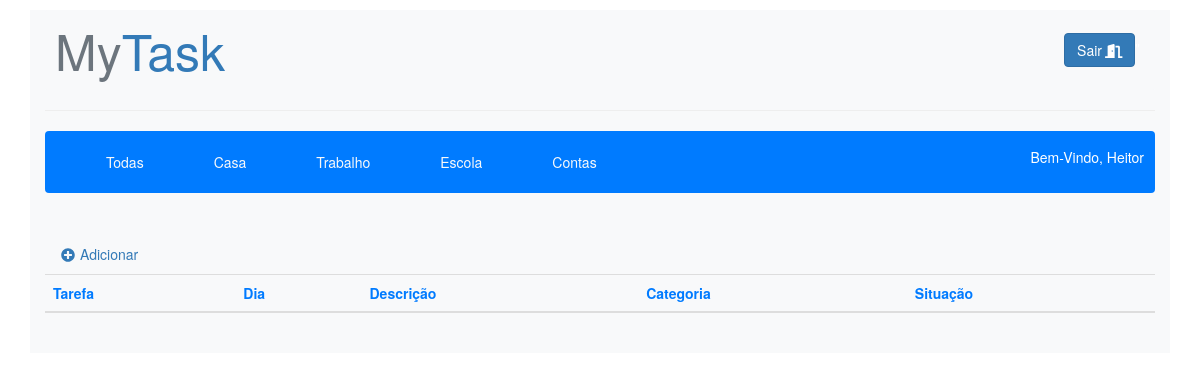
The app's page / (signed in), older data.
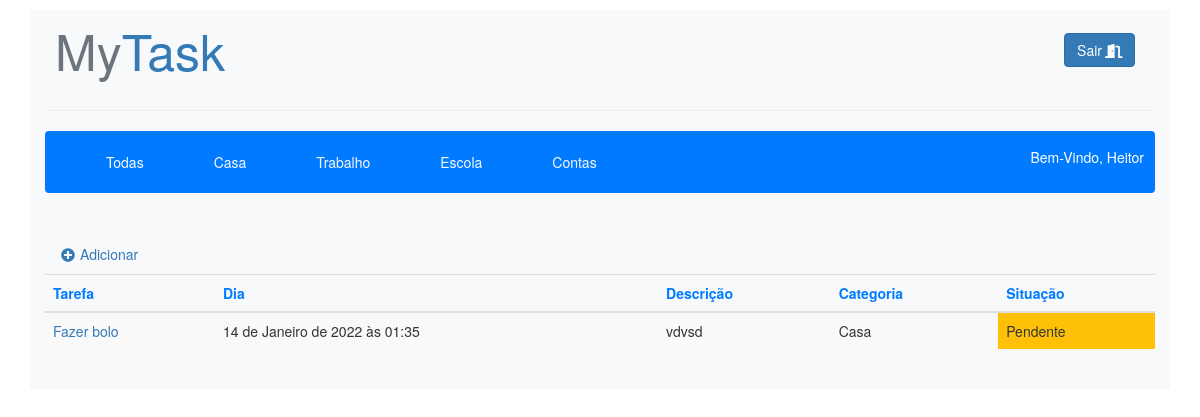
The same page, newer data.
### tasks/models.py (models this page shows, shortened)
class Categoria(models.Model):
    categoria = models.CharField('Categoria', max_length=50, choices=CATEGORIA_CHOICES)
    def __str__(self):
        return self.categoria

class Tarefa(models.Model, LoginRequiredMixin, CreateView):
    nome_tarefa = models.CharField('Tarefa', max_length=100)
    dia = models.DateTimeField('Dia')
    descricao = models.TextField('Descrição', max_length=500)
    categoria = models.ForeignKey(Categoria, null=True, on_delete=models.CASCADE)
    status = models.CharField(max_length=30, choices=STATUS_CHOICES, default="Pendente")
    usuario = models.ForeignKey(User, on_delete=models.PROTECT)

### tasks/views.py (the view)
# urls.py: 2. Add a URL to urlpatterns:  path('', views.home, name='home')
@login_required
def home(request):
    tarefas = Tarefa.objects.filter(usuario=request.user)
    categorias = Categoria.objects.all()
    context = {
        'tarefas': tarefas,
        'categoria': categorias,
    }
    return render(request, 'home.html', context)

### tasks/templates/home.html (shortened to what this page needs)
{% load static %}
<!DOCTYPE html>
<html lang="pt-br">
<head>
    <link rel="stylesheet" type="text/css" href="{% static 'css/estilo.css' %}">
    <link rel="stylesheet" type="text/css" href="{% static 'css/bootstrap.min.css' %}">
    <link rel="stylesheet" href="https://maxcdn.bootstrapcdn.com/bootstrap/3.4.1/css/bootstrap.min.css">
</head>
<body>
        <div class="container mt-3 bg-light">
            <nav class="menu d-flex justify-content-between align-items-center bg-light p-3 rounded">
                <a href="#" class="display-4 logo"><span class="text-secondary">My</span>Task</a>
            {% if user.is_authenticated %}
                <div class="p-2 text-white">
                    <a href="/accounts/logout" class="btn btn-primary">Sair<i class="fas fa-door-open ml-1"></i></a>"
                </div>
            </nav>
            <hr>
            <div>
                <nav class="navbar navbar-expand-md bg-primary navbar-dark">
                  <div class="collapse navbar-collapse" id="collapsibleNavbar">
                    <ul class="navbar-nav">
                        <li class="nav-item">
                            <a class="text-center text-light nav-link ml-5 mr-5 display-5" href="{% url 'home' %}" > Todas  </a>
                        </li>
                              {% for catg in categoria %}
                        <li class="nav-item">
                            <a class="text-center text-light nav-link ml-5 mr-5" href="{% url 'filtro' catg.id %}">{{ catg.categoria }} </a>
                        </li>
                              {% endfor %}
                    </ul>
                  </div>
                    <div>
                    {% if user.is_authenticated %}
                        <p class="display-5 text-capitalize">Bem-vindo, {{ user.first_name }}</p>
                    {% else %}
                        <p>Welcome, new user. Please log in.</p>
                    {% endif %}
                    </div>
                </nav>
                <br>
            </div>
            <div>
                <ul class="nav nav-tabs nav-pills">
                    <li class="nav-item">
                        <a href="{% url 'nova' %}" class="nav-link "><i class="fas fa-plus-circle mr-2"></i>Adicionar</a>
                    </li>
                </ul>
            </div>
            <table class="table table-striped">
                <thead>
                    <tr class="text-primary">
                        <th>Tarefa</th>
                        <th>Dia</th>
                        <th>Descrição</th>
                        <th>Categoria</th>
                        <th>Situação</th>
                    </tr>
                </thead>
                <tbody>
                    {% for taf in tarefas %}
                            {% if taf.status == 'Concluída' %}
                                <tr style="text-decoration: line-through">
                                    <td><a href="{% url 'tarefa' taf.id %}">{{ taf.nome_tarefa}}</a></td>
                                    <td>{{ taf.dia }}</td>
                                    <td>{{ taf.descricao }}</td>
                                    <td>{{ taf.categoria }}</td>
                                    <td>{{ taf.status }}</td>
                                </tr>
                            {% else %}
                                <tr>
                                    <td><a href="{% url 'tarefa' taf.id %}">{{ taf.nome_tarefa}}</a></td>
                                    <td>{{ taf.dia }}</td>
                                    <td>{{ taf.descricao }}</td>
                                    <td>{{ taf.categoria }}</td>
                                    <td class="bg-warning">{{ taf.status }}</td>
                                </tr>
                            {% endif %}
                    {% endfor %}
                {% endif %}
                </tbody>
            </table>
            <br>
        </div>
</body>
</html>

Row changes from the older to the newer data that the page shows:
added Tarefa: nome_tarefa "Fazer bolo", dia "14 de Janeiro de 2022 às 01:35", descricao "vdvsd", categoria "Casa", status "Pendente"
